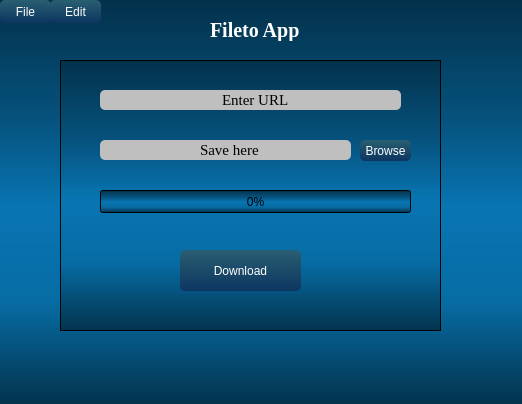
<?xml version="1.0" encoding="UTF-8"?>
<ui version="4.0">
 <class>Dialog</class>
 <widget class="QDialog" name="Dialog">
  <property name="geometry">
   <rect>
    <x>0</x>
    <y>0</y>
    <width>522</width>
    <height>404</height>
   </rect>
  </property>
  <property name="windowTitle">
   <string>Dialog</string>
  </property>
  <property name="styleSheet">
   <string notr="true">
QWidget
{
	background-color: qlineargradient(spread:repeat, x1:1, y1:0, x2:1, y2:1, stop:0.00480769 rgba(3, 50, 76, 255),stop:0.293269 rgba(6, 82, 125, 255),stop:0.514423 rgba(8, 117, 178, 255),stop:0.745192 rgba(7, 108, 164, 255),stop:1 rgba(3, 51, 77, 255));
	color: #000000;

}


/*-----QLabel-----*/
QLabel
{
	background-color: transparent;
	color: #fff;

}


/*-----QPushButton-----*/
QPushButton
{
	background-color: qlineargradient(spread:pad, x1:1, y1:0, x2:1, y2:1, stop:0 rgba(42, 95, 113, 255),stop:1 rgba(12, 53, 97, 255));
	color: #fff;
	border: 0px;
	border-radius: 5px;
	padding: 5px;
}


QPushButton::hover
{
	background-color: qlineargradient(spread:pad, x1:1, y1:0, x2:1, y2:1, stop:0 rgba(204, 214, 178),stop:1 rgba(204, 214, 178));
	color: #fff;

}


QPushButton::pressed
{
	background-color: qlineargradient(spread:pad, x1:1, y1:0, x2:1, y2:1, stop:0 rgba(147, 194, 30, 255),stop:1 rgba(78, 149, 47, 255));
	color: #fff;
	border: 0px;
	border-radius: 5px;
	padding: 5px;

}


/*-----QLineEdit-----*/
QLineEdit
{
	background-color: #bfbfbf;
	color: #000000;
	border-style: solid;
	border-color: #141414;
	border-radius: 5px;
	padding-left: 10px;

}


/*-----QListView-----*/
QListView{
	background-color: transparent;
	font-size: 12pt;
	border: none;
	color: #fff;
	show-decoration-selected: 0;
	padding-left: px;

}


QListView::item:selected{
	color: #fff;
	font-weight: bold;
	background-color: qlineargradient(spread:pad, x1:1, y1:0, x2:1, y2:1, stop:0 rgba(147, 194, 30, 255),stop:1 rgba(78, 149, 47, 255));
   	border: none;
   	border-radius: 0px;

}


QListView::item:!selected{
	color: #fff;
	background-color: transparent;
	border: none;
	border-radius: 0px;

}


QListView::item:!selected:hover{
	color: #fff;
	background-color: #0c3561;
	border: none;
	border-radius: 0px;
	
}


/*-----QScrollBar-----*/
QScrollBar:vertical 
{
	border: none;
	width: 10px;

}


QScrollBar::handle:vertical 
{
	border: none;
	border-radius : 0px;
	background-color: qlineargradient(spread:pad, x1:1, y1:0, x2:1, y2:1, stop:0 rgba(167, 214, 50, 255),stop:1 rgba(98, 169, 67, 255));
	min-height: 50px;
	width : 16px;

}


QScrollBar::handle:vertical:pressed
{
	background-color: qlineargradient(spread:pad, x1:1, y1:0, x2:1, y2:1, stop:0 rgba(147, 194, 30, 255),stop:1 rgba(78, 149, 47, 255)); 

}


QScrollBar::add-line:vertical
{
	border: none;
	background: transparent;
	height: 0px;
	subcontrol-position: bottom;
	subcontrol-origin: margin;

}


QScrollBar::add-line:vertical:hover 
{
	background-color: transparent;

}


QScrollBar::add-line:vertical:pressed 
{
	background-color: #3f3f3f;

}


QScrollBar::sub-line:vertical
{
	border: none;
	background: transparent;
	height: 0px;

}


QScrollBar::sub-line:vertical:hover 
{
	background-color: transparent;

}


QScrollBar::sub-line:vertical:pressed 
{
	background-color: #3f3f3f;

}


QScrollBar::up-arrow:vertical
{
	width: 0px;
	height: 0px;
	background: transparent;

}


QScrollBar::down-arrow:vertical 
{
   	width: 0px;
   	height: 0px;
   	background: transparent;

}


QScrollBar::add-page:vertical, QScrollBar::sub-page:vertical
{
   	background-color: #0c2669;
	width: 11px;;
	
}
</string>
  </property>
  <widget class="QPushButton" name="pushButton">
   <property name="geometry">
    <rect>
     <x>180</x>
     <y>250</y>
     <width>121</width>
     <height>41</height>
    </rect>
   </property>
   <property name="toolTip">
    <string>&lt;html&gt;&lt;head/&gt;&lt;body&gt;&lt;p&gt;Click to Download the file&lt;/p&gt;&lt;/body&gt;&lt;/html&gt;</string>
   </property>
   <property name="styleSheet">
    <string notr="true"/>
   </property>
   <property name="text">
    <string>Download</string>
   </property>
  </widget>
  <widget class="QLabel" name="label">
   <property name="geometry">
    <rect>
     <x>210</x>
     <y>20</y>
     <width>101</width>
     <height>21</height>
    </rect>
   </property>
   <property name="font">
    <font>
     <family>Times New Roman</family>
     <pointsize>15</pointsize>
     <weight>75</weight>
     <bold>true</bold>
    </font>
   </property>
   <property name="text">
    <string>Fileto App</string>
   </property>
  </widget>
  <widget class="QProgressBar" name="progressBar">
   <property name="geometry">
    <rect>
     <x>100</x>
     <y>190</y>
     <width>311</width>
     <height>23</height>
    </rect>
   </property>
   <property name="value">
    <number>0</number>
   </property>
   <property name="textVisible">
    <bool>true</bool>
   </property>
   <property name="invertedAppearance">
    <bool>false</bool>
   </property>
  </widget>
  <widget class="QLineEdit" name="lineEdit">
   <property name="geometry">
    <rect>
     <x>100</x>
     <y>90</y>
     <width>301</width>
     <height>20</height>
    </rect>
   </property>
   <property name="font">
    <font>
     <family>Times New Roman</family>
     <pointsize>11</pointsize>
     <weight>50</weight>
     <bold>false</bold>
     <stylestrategy>PreferDefault</stylestrategy>
    </font>
   </property>
   <property name="text">
    <string>Enter URL</string>
   </property>
   <property name="alignment">
    <set>Qt::AlignCenter</set>
   </property>
  </widget>
  <widget class="QLineEdit" name="lineEdit_2">
   <property name="geometry">
    <rect>
     <x>100</x>
     <y>140</y>
     <width>251</width>
     <height>20</height>
    </rect>
   </property>
   <property name="font">
    <font>
     <family>Times New Roman</family>
     <pointsize>11</pointsize>
    </font>
   </property>
   <property name="contextMenuPolicy">
    <enum>Qt::DefaultContextMenu</enum>
   </property>
   <property name="text">
    <string>Save here</string>
   </property>
   <property name="alignment">
    <set>Qt::AlignCenter</set>
   </property>
  </widget>
  <widget class="QPushButton" name="pushButton_2">
   <property name="geometry">
    <rect>
     <x>360</x>
     <y>140</y>
     <width>51</width>
     <height>21</height>
    </rect>
   </property>
   <property name="text">
    <string>Browse</string>
   </property>
  </widget>
  <widget class="QPushButton" name="pushButton_3">
   <property name="geometry">
    <rect>
     <x>0</x>
     <y>0</y>
     <width>51</width>
     <height>23</height>
    </rect>
   </property>
   <property name="text">
    <string>File</string>
   </property>
  </widget>
  <widget class="QPushButton" name="pushButton_4">
   <property name="geometry">
    <rect>
     <x>50</x>
     <y>0</y>
     <width>51</width>
     <height>23</height>
    </rect>
   </property>
   <property name="text">
    <string>Edit</string>
   </property>
  </widget>
  <widget class="QTableView" name="tableView">
   <property name="geometry">
    <rect>
     <x>60</x>
     <y>60</y>
     <width>381</width>
     <height>271</height>
    </rect>
   </property>
   <property name="focusPolicy">
    <enum>Qt::StrongFocus</enum>
   </property>
   <property name="contextMenuPolicy">
    <enum>Qt::NoContextMenu</enum>
   </property>
   <property name="autoFillBackground">
    <bool>false</bool>
   </property>
  </widget>
  <zorder>tableView</zorder>
  <zorder>pushButton</zorder>
  <zorder>label</zorder>
  <zorder>progressBar</zorder>
  <zorder>lineEdit</zorder>
  <zorder>lineEdit_2</zorder>
  <zorder>pushButton_2</zorder>
  <zorder>pushButton_3</zorder>
  <zorder>pushButton_4</zorder>
 </widget>
 <resources/>
 <connections/>
</ui>
